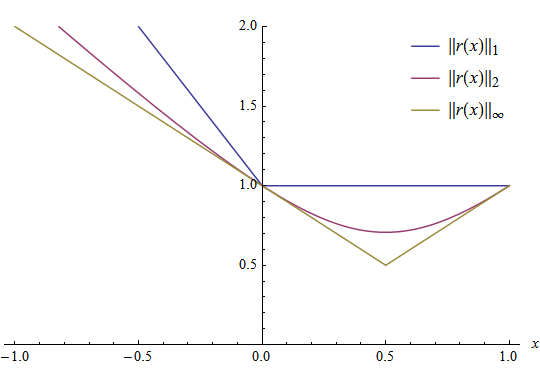
//> input picture test/pics/NormTypes_OneArray_1-2-INF.png, 540 x 368 px, given in place of monalisa.jpg, which was not available
$ ./main   (built with g++ and OpenCV 4)
//> lines starting //> are read from the running program, lines starting //| are printed output that depends on the picture; pictures that were not available may be replaced by others from this repository, and a replacement may not be noted
#include <opencv2/imgcodecs.hpp>
#include <opencv2/highgui.hpp>
#include <opencv2/imgproc.hpp>
#include <iostream>
#include <string>

using namespace std;
using namespace cv;

int main(int argc, char * argv[])
{
   double input;
   double alpha, beta;
   alpha  = 0;
   string img1 = "../../data/monalisa.jpg";
   string img2 = "../../data/len_top.jpg";
   Mat src1 = cv::imread(img1,cv::IMREAD_COLOR);
//> src1 is the input picture: 368 rows x 540 cols, CV_8UC3; mean B, G, R 250.8, 250.7, 251.1
   Mat src2 = cv::imread(img2,cv::IMREAD_COLOR);
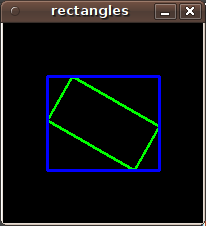
//> input picture test/pics/rotatedrect.png, 206 x 226 px, given in place of len_top.jpg, which was not available
//> src2 is the input picture: 226 rows x 206 cols, CV_8UC3; mean B, G, R 20.1, 18.6, 16.8
   cv::resize(src1, src1, Size(1000,1000));
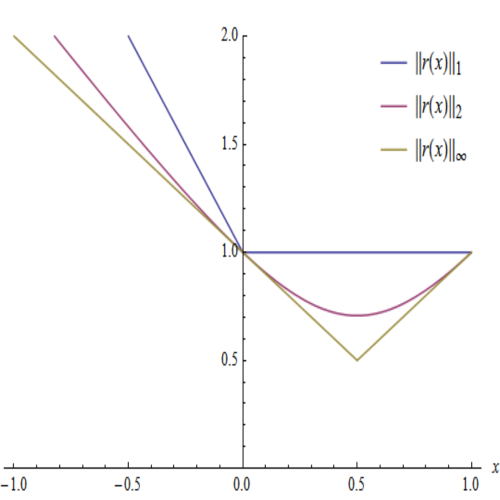
//> src1: 1000 rows x 1000 cols, CV_8UC3 (shown at 1/2 size); mean B, G, R 250.8, 250.7, 251.1
   cv::resize(src2, src2, Size(1000,1000));
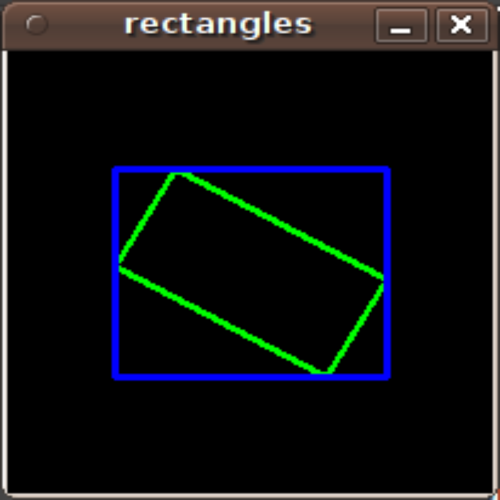
//> src2: 1000 rows x 1000 cols, CV_8UC3 (shown at 1/2 size); mean B, G, R 20.1, 18.5, 16.7

   Mat dst;

   std::cout<<"please input a nubmer between 0 and 1"<<endl;
   cin >> input ;
//> the answer given: 2
   if (input >= 0 && input <= 1)
       alpha = input ;
   beta = 1 - alpha;
   cv::addWeighted(src1, alpha, src2, beta, 0.0, dst);
   cv::imshow("Linear blend",src1);
   waitKey(0);
   cv::imshow("Linear blend",src2);
   waitKey(0);
   cv::imshow("Linear blend",dst);
   waitKey(0);
   return 0;
}
